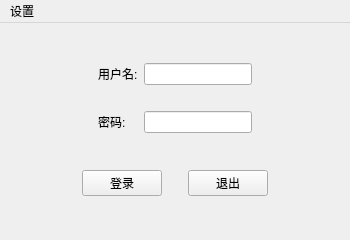
<?xml version="1.0" encoding="UTF-8"?>
<ui version="4.0">
 <class>MainWindow</class>
 <widget class="QMainWindow" name="MainWindow">
  <property name="geometry">
   <rect>
    <x>0</x>
    <y>0</y>
    <width>350</width>
    <height>240</height>
   </rect>
  </property>
  <property name="minimumSize">
   <size>
    <width>350</width>
    <height>240</height>
   </size>
  </property>
  <property name="maximumSize">
   <size>
    <width>350</width>
    <height>240</height>
   </size>
  </property>
  <property name="windowTitle">
   <string>登录窗口</string>
  </property>
  <widget class="QWidget" name="centralWidget">
   <layout class="QVBoxLayout" name="verticalLayout">
    <item>
     <widget class="QWidget" name="widget" native="true">
      <property name="sizePolicy">
       <sizepolicy hsizetype="Preferred" vsizetype="Fixed">
        <horstretch>0</horstretch>
        <verstretch>0</verstretch>
       </sizepolicy>
      </property>
      <layout class="QGridLayout" name="gridLayout">
       <property name="leftMargin">
        <number>0</number>
       </property>
       <property name="topMargin">
        <number>0</number>
       </property>
       <property name="rightMargin">
        <number>0</number>
       </property>
       <property name="bottomMargin">
        <number>0</number>
       </property>
       <item row="2" column="0">
        <spacer name="horizontalSpacer_5">
         <property name="orientation">
          <enum>Qt::Horizontal</enum>
         </property>
         <property name="sizeHint" stdset="0">
          <size>
           <width>40</width>
           <height>20</height>
          </size>
         </property>
        </spacer>
       </item>
       <item row="1" column="0">
        <spacer name="verticalSpacer">
         <property name="orientation">
          <enum>Qt::Vertical</enum>
         </property>
         <property name="sizeHint" stdset="0">
          <size>
           <width>20</width>
           <height>20</height>
          </size>
         </property>
        </spacer>
       </item>
       <item row="1" column="3">
        <spacer name="verticalSpacer_3">
         <property name="orientation">
          <enum>Qt::Vertical</enum>
         </property>
         <property name="sizeHint" stdset="0">
          <size>
           <width>20</width>
           <height>20</height>
          </size>
         </property>
        </spacer>
       </item>
       <item row="2" column="2">
        <widget class="QLineEdit" name="lineEdit_2">
         <property name="echoMode">
          <enum>QLineEdit::Password</enum>
         </property>
        </widget>
       </item>
       <item row="1" column="2">
        <spacer name="verticalSpacer_2">
         <property name="orientation">
          <enum>Qt::Vertical</enum>
         </property>
         <property name="sizeHint" stdset="0">
          <size>
           <width>20</width>
           <height>20</height>
          </size>
         </property>
        </spacer>
       </item>
       <item row="0" column="1">
        <widget class="QLabel" name="label">
         <property name="text">
          <string>用户名:</string>
         </property>
        </widget>
       </item>
       <item row="0" column="0">
        <spacer name="horizontalSpacer_4">
         <property name="orientation">
          <enum>Qt::Horizontal</enum>
         </property>
         <property name="sizeHint" stdset="0">
          <size>
           <width>40</width>
           <height>20</height>
          </size>
         </property>
        </spacer>
       </item>
       <item row="2" column="1">
        <widget class="QLabel" name="label_2">
         <property name="text">
          <string>密码:</string>
         </property>
        </widget>
       </item>
       <item row="2" column="3">
        <spacer name="horizontalSpacer_6">
         <property name="orientation">
          <enum>Qt::Horizontal</enum>
         </property>
         <property name="sizeHint" stdset="0">
          <size>
           <width>40</width>
           <height>20</height>
          </size>
         </property>
        </spacer>
       </item>
       <item row="0" column="2">
        <widget class="QLineEdit" name="lineEdit"/>
       </item>
       <item row="0" column="3">
        <spacer name="horizontalSpacer_7">
         <property name="orientation">
          <enum>Qt::Horizontal</enum>
         </property>
         <property name="sizeHint" stdset="0">
          <size>
           <width>40</width>
           <height>20</height>
          </size>
         </property>
        </spacer>
       </item>
      </layout>
     </widget>
    </item>
    <item>
     <widget class="QWidget" name="widget_2" native="true">
      <property name="sizePolicy">
       <sizepolicy hsizetype="Preferred" vsizetype="Fixed">
        <horstretch>0</horstretch>
        <verstretch>0</verstretch>
       </sizepolicy>
      </property>
      <layout class="QHBoxLayout" name="horizontalLayout">
       <property name="leftMargin">
        <number>0</number>
       </property>
       <property name="topMargin">
        <number>0</number>
       </property>
       <property name="rightMargin">
        <number>0</number>
       </property>
       <property name="bottomMargin">
        <number>0</number>
       </property>
       <item>
        <spacer name="horizontalSpacer">
         <property name="orientation">
          <enum>Qt::Horizontal</enum>
         </property>
         <property name="sizeHint" stdset="0">
          <size>
           <width>40</width>
           <height>20</height>
          </size>
         </property>
        </spacer>
       </item>
       <item>
        <widget class="QPushButton" name="pushButton">
         <property name="text">
          <string>登录</string>
         </property>
        </widget>
       </item>
       <item>
        <spacer name="spacer">
         <property name="orientation">
          <enum>Qt::Horizontal</enum>
         </property>
         <property name="sizeType">
          <enum>QSizePolicy::Fixed</enum>
         </property>
         <property name="sizeHint" stdset="0">
          <size>
           <width>20</width>
           <height>30</height>
          </size>
         </property>
        </spacer>
       </item>
       <item>
        <widget class="QPushButton" name="pushButton_2">
         <property name="text">
          <string>退出</string>
         </property>
        </widget>
       </item>
       <item>
        <spacer name="horizontalSpacer_2">
         <property name="orientation">
          <enum>Qt::Horizontal</enum>
         </property>
         <property name="sizeHint" stdset="0">
          <size>
           <width>40</width>
           <height>20</height>
          </size>
         </property>
        </spacer>
       </item>
      </layout>
     </widget>
    </item>
   </layout>
  </widget>
  <widget class="QMenuBar" name="menuBar">
   <property name="geometry">
    <rect>
     <x>0</x>
     <y>0</y>
     <width>350</width>
     <height>23</height>
    </rect>
   </property>
   <widget class="QMenu" name="menu">
    <property name="title">
     <string>设置</string>
    </property>
    <addaction name="actionfont"/>
   </widget>
   <addaction name="menu"/>
  </widget>
  <action name="actionfont">
   <property name="text">
    <string>字体</string>
   </property>
  </action>
 </widget>
 <layoutdefault spacing="6" margin="11"/>
 <resources/>
 <connections/>
</ui>
